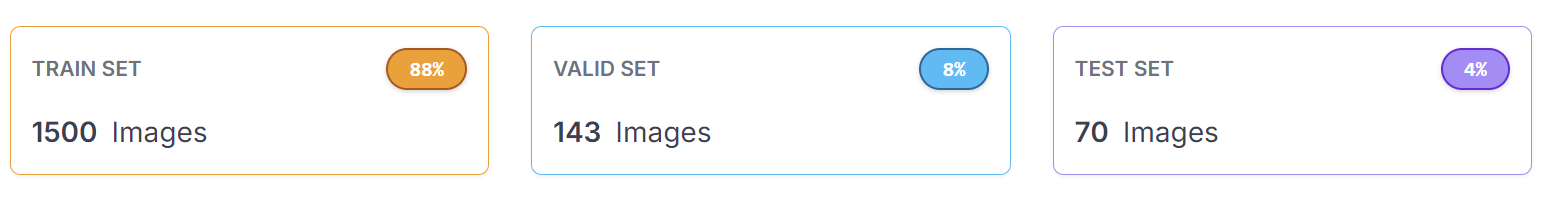
#> input picture trafficli/train-metrics/dataset-split.png, 1555 x 198 px
$ python -i working_ocr_pipeline.py   (imports and definitions only)
#> lines starting #> are read from the running program, lines starting #| are printed output that depends on the picture; after the words box and inside, x2 and y2 are one past the last pixel; in counts of white or black regions, pixels touching at a corner belong together
#> further down, picture is the input picture: shape (198, 1555, 3); mean B, G, R 249.3, 248.4, 248.6
"""
Working Real-time OCR Pipeline
=============================
A simplified but working OCR pipeline that detects and recognizes text in real-time.

Features:
- Real-time camera feed capture
- Enhanced OpenCV text detection
- PaddleOCR text recognition (when available)
- Console output and file storage
- Visual feedback with bounding boxes

Requirements:
    pip install opencv-python paddleocr numpy
"""

import cv2
import numpy as np
import os
from datetime import datetime
import warnings
import time

# [11 lines not run here, left out]


class TextDetector:
    """Enhanced text detection using OpenCV"""

    def __init__(self):
        print("Initializing text detector...")

    def detect_text_regions(self, image):
        """Detect text regions in image using multiple OpenCV methods"""
        gray = cv2.cvtColor(image, cv2.COLOR_BGR2GRAY)
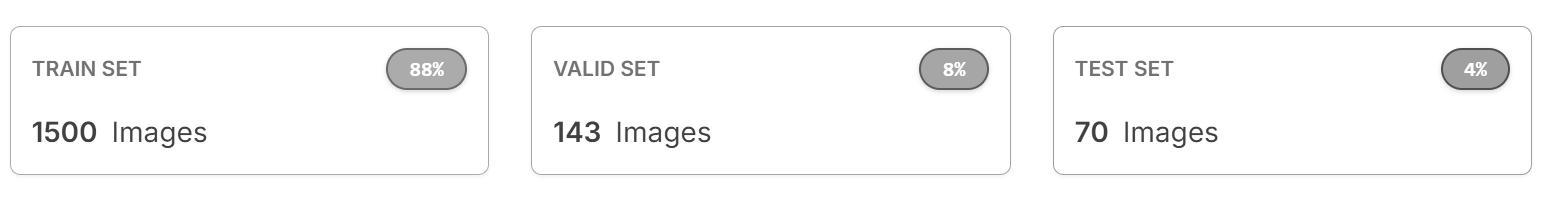
#> gray: shape (198, 1555); min 64, max 255, mean 248.6
        boxes = []

        # Method 1: Adaptive thresholding
        thresh1 = cv2.adaptiveThreshold(gray, 255, cv2.ADAPTIVE_THRESH_GAUSSIAN_C,
                                        cv2.THRESH_BINARY_INV, 11, 2)
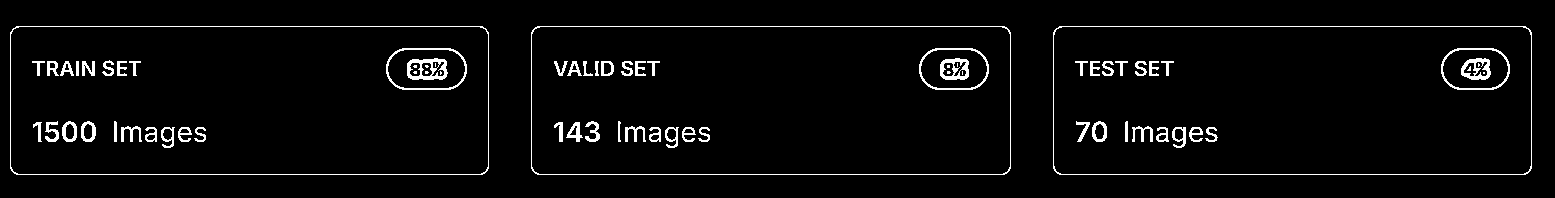
#> thresh1: shape (198, 1555); 3.7% white in thin lines or dots, all inside (x1, y1, x2, y2) = (10, 26, 1532, 175)

        # Method 2: Otsu thresholding
        _, thresh2 = cv2.threshold(gray, 0, 255, cv2.THRESH_BINARY_INV + cv2.THRESH_OTSU)
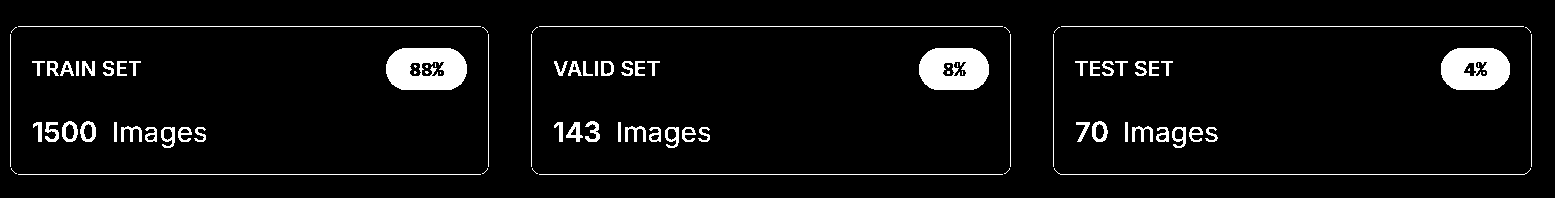
#> thresh2: shape (198, 1555); 5.3% white; 88 white regions (23 under 20 px), largest, box (x1, y1, x2, y2) and area: (386, 48, 467, 90) 2701, (919, 48, 989, 90) 2369, (1441, 48, 1510, 90) 2353

        # Method 3: Edge detection
        edges = cv2.Canny(gray, 50, 150)
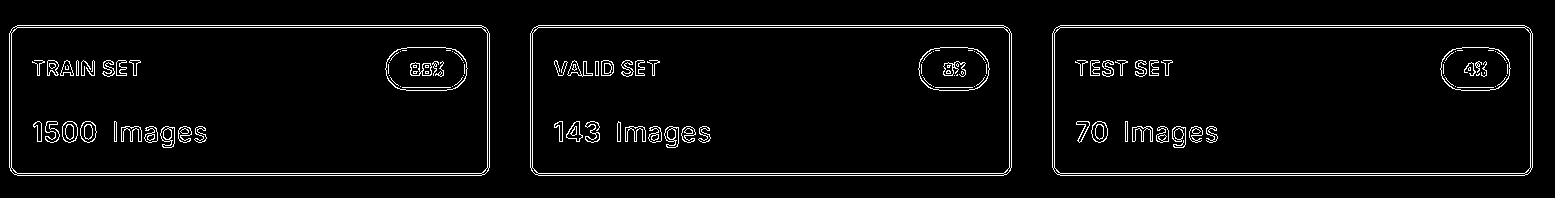
#> edges: shape (198, 1555); 4.1% white in thin lines or dots, all inside (x1, y1, x2, y2) = (9, 25, 1533, 176)

        # Combine methods
        combined = cv2.bitwise_or(thresh1, cv2.bitwise_or(thresh2, edges))
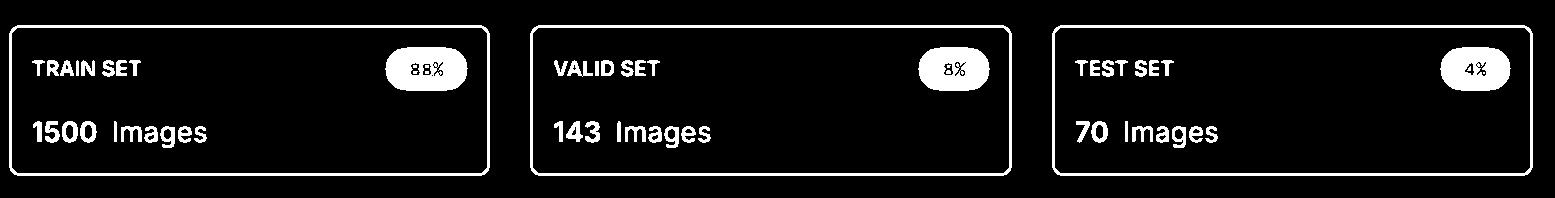
#> combined: shape (198, 1555); 8.4% white; 63 white regions (8 under 20 px), largest, box (x1, y1, x2, y2) and area: (530, 25, 1012, 176) 3718, (9, 25, 490, 176) 3712, (1052, 25, 1533, 176) 3710

        # Morphological operations to connect text regions
        kernel = cv2.getStructuringElement(cv2.MORPH_RECT, (3, 3))
        combined = cv2.morphologyEx(combined, cv2.MORPH_CLOSE, kernel)
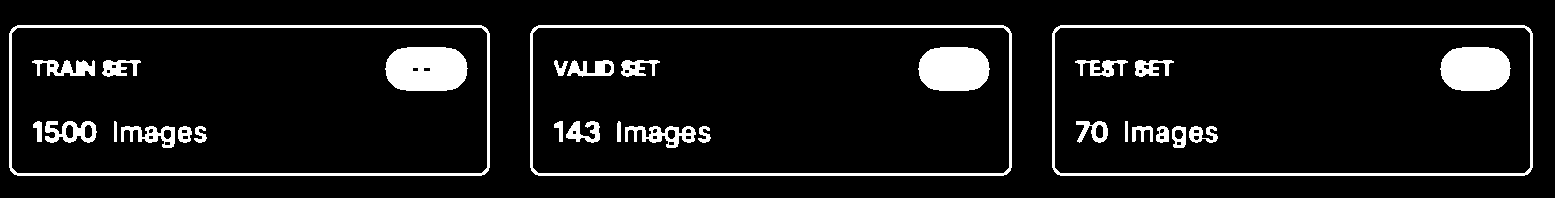
#> combined: shape (198, 1555); 8.7% white; 30 white regions

        # Find contours
        contours, _ = cv2.findContours(combined, cv2.RETR_EXTERNAL, cv2.CHAIN_APPROX_SIMPLE)
#> contours = 3 contours; box (x1, y1, x2, y2) and area: (530, 25, 1012, 176) 72058, (9, 25, 490, 176) 71908, (1052, 25, 1533, 176) 71906

        for contour in contours:
            x, y, w, h = cv2.boundingRect(contour)

            # Filter by size and aspect ratio for text-like regions
            if w > 20 and h > 15 and w < image.shape[1] * 0.8 and h < image.shape[0] * 0.8:
                aspect_ratio = w / float(h)
                area = w * h

                # Accept reasonable aspect ratios for text
                if 0.3 < aspect_ratio < 8 and area > 200:
                    # Convert to 4-point format
                    box = [x, y, x+w, y, x+w, y+h, x, y+h]
                    boxes.append(box)
#> this loop made 3 passes
#> (x, w, area, box) on passes 1 to 3: (1052, 481, 72631, [1052, 25, 1533, 25, 1533, 176, 1052, 176]), (530, 482, 72782, [530, 25, 1012, 25, 1012, 176, 530, 176]), (9, 481, 72631, [9, 25, 490, 25, 490, 176, 9, 176])
#> after the loop, boxes = [[1052, 25, 1533, 25, 1533, 176, 1052, 176], [530, 25, 1012, 25, 1012, 176, 530, 176], [9, 25, 490, 25, 490, 176, 9, 176]]

        return boxes


class OCRPipeline:
    """Real-time OCR pipeline"""

    # [203 lines left out: functions __init__, _initialize_output_file, process_frame, save_results, run, not called in this run]


# [25 lines not run here, left out]

>>> import cv2
>>> picture = cv2.imread('../trafficli/train-metrics/dataset-split.png')
>>> result = TextDetector().detect_text_regions(picture)
#> result has the same summary as boxes in detect_text_regions
